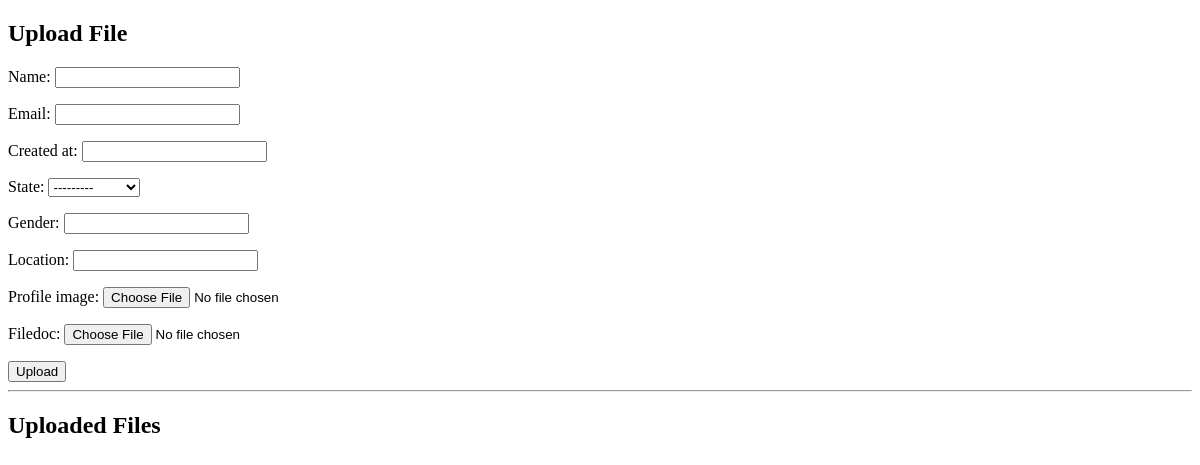
/fileupload/, run on an earlier commit of the app's database.
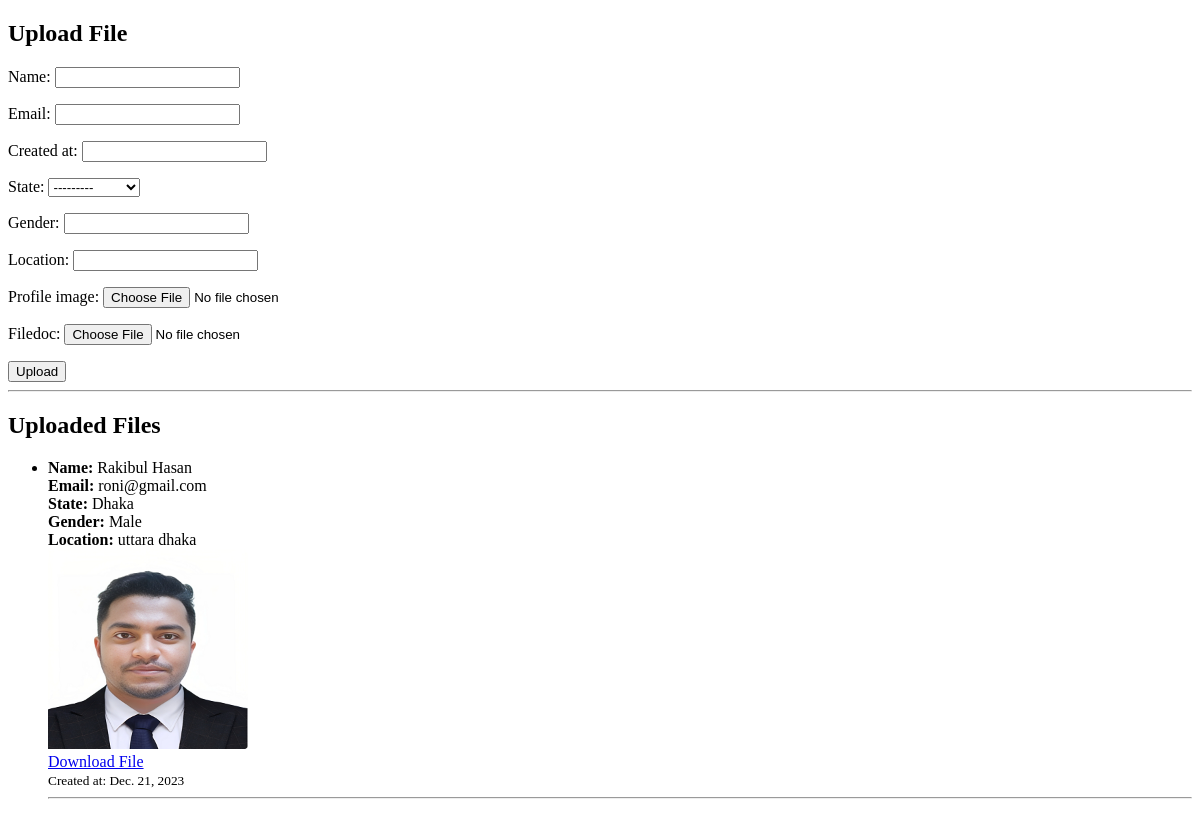
And on a later commit of the database.
### upload_api/models.py (models this page shows)
class Profile(models.Model):
    name=models.CharField(max_length=100)
    email=models.EmailField()
    created_at=models.DateField(auto_now=False,auto_now_add=False)
    state=models.CharField(choices=CHOISE_STATE,max_length=100 )
    gender=models.CharField(max_length=100)
    location=models.CharField(max_length=100)
    profile_image=models.ImageField(upload_to='profile_image',blank=True)
    filedoc=models.FileField(upload_to='filedoc')

### upload_api/views.py (the view, shortened to what this page needs)
# urls.py: path('fileupload/', ProfileApiView.as_view(),name='fileupload'),
class ProfileApiView(APIView):
    def get(self, request, format=None):
        candidates = Profile.objects.all()
        form = ProfileForm()
        return render(request, 'upload.html', {'candidates': candidates, 'form': form})

### upload_api/forms.py
class ProfileForm(forms.ModelForm):
    class Meta:
        model = Profile
        fields = '__all__'

### templates/upload.html (shortened to what this page needs)
<!DOCTYPE html>
<html>
<head>
</head>
<body>
  <h2>Upload File</h2>
  <form method="post" enctype="multipart/form-data" action="{% url 'profile-api' %}">
    {{ form.as_p }}
    <button type="submit">Upload</button>
  </form>
  <hr>
  <h2>Uploaded Files</h2>
  <ul>
    {% for candidate in candidates %}
      <li>
        <strong>Name:</strong> {{ candidate.name }}<br>
        <strong>Email:</strong> {{ candidate.email }}<br>
        <strong>State:</strong> {{ candidate.state }}<br>
        <strong>Gender:</strong> {{ candidate.gender }}<br>
        <strong>Location:</strong> {{ candidate.location }}<br>
        {% if candidate.profile_image %}
          <img src="{{ candidate.profile_image.url }}" alt="{{ candidate.name }}'s Profile Image" style="max-width: 200px; max-height: 200px;">
        {% endif %}
        <br>
        {% if candidate.filedoc %}
          <a href="{{ candidate.filedoc.url }}" target="_blank">Download File</a>
        {% endif %}
        <br>
        <small>Created at: {{ candidate.created_at }}</small>
      </li>
      <hr>
    {% endfor %}
  </ul>
</body>
</html>

What changed in the data, as far as the page shows it:
added Profile: name "Rakibul Hasan", email "roni@gmail.com", state "Dhaka", gender "Male", location "uttara dhaka", profile_image (picture), created_at "Dec. 21, 2023"
